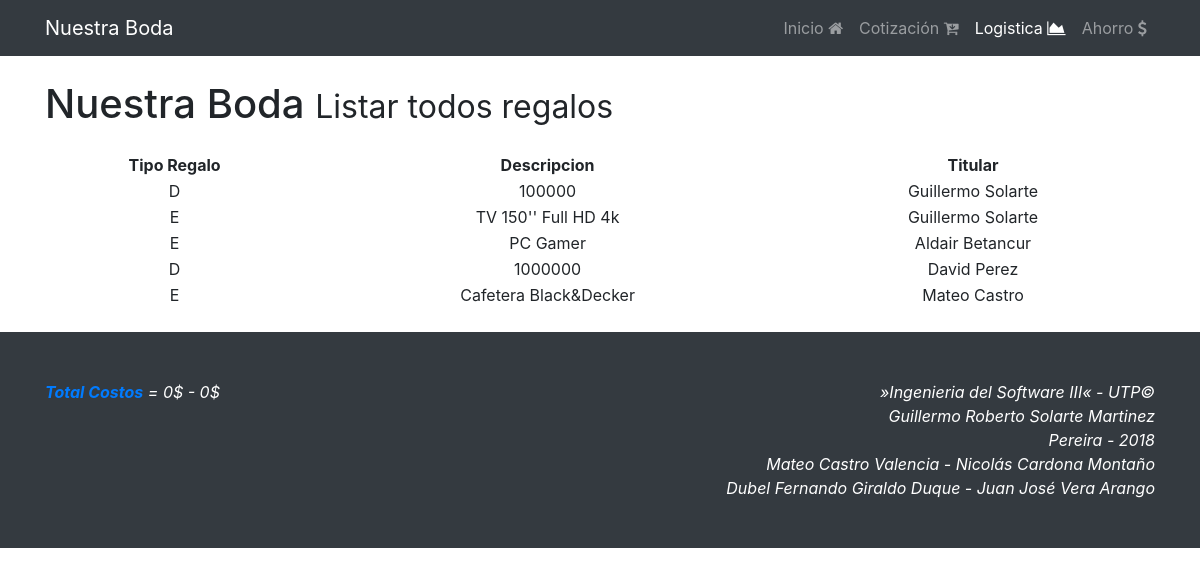
/logistica/listar_todos_regalos, run on an earlier commit of the app's database.
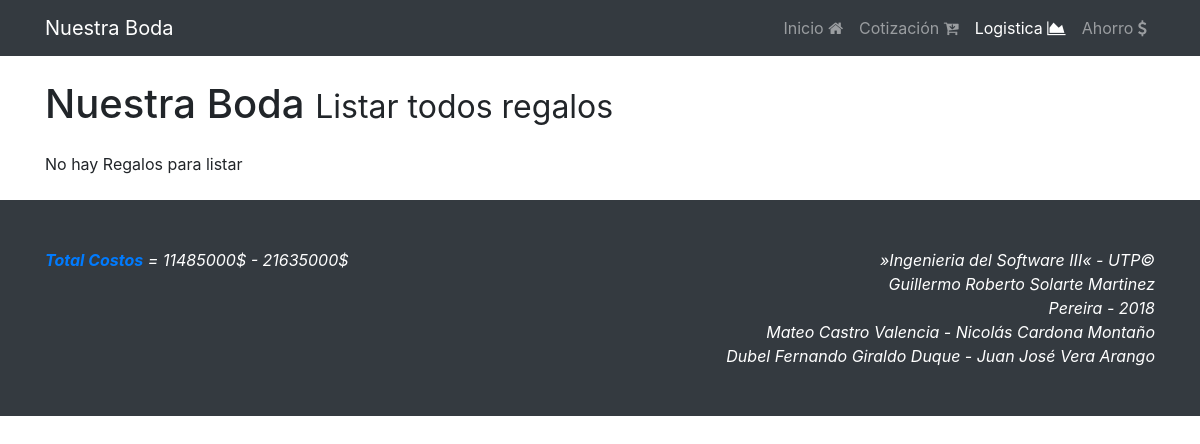
And on a later commit of the database.
### app/models.py (models this page shows, shortened)
class Regalo(models.Model):
	id = models.AutoField(primary_key=True)
	tipo = models.CharField(max_length=5)
	descripcion = models.CharField(max_length=100)
	titular = models.ManyToManyField("Invitado", related_name="user")

### app/views.py (the view)
# urls.py: path('logistica/listar_todos_regalos', views.listar_todos_regalos, name='listar_todos_regalos'),
def listar_todos_regalos(request):
	bodas = Boda.objects.all()
	if bodas:
		boda = Boda.objects.all()[0]
		costos = "{}$ - {}$".format(boda.costo_bajo, boda.costo_alto)
	else:
		costos = "No hay registro de boda"
	invitados = Invitado.objects.all()
	lista = []
	regalos = []
	for invitado in invitados:
		lista = list(Regalo.objects.all().filter(titular=invitado))
		for l in lista:
			regalo = {}
			regalo["tipo"] = l.tipo
			regalo["descripcion"] = l.descripcion
			regalo["titular"] = "{} {}".format(invitado.nombre, invitado.apellido)
			regalos.append(regalo)
	mode = True
	if not len(regalos):
		msg = "No hay Regalos para listar"
		mode = False
	else:
		msg = ""
	context = {
		'costos' : costos,
		'regalos' : regalos,
		'mode' : mode,
		'msg' : msg,
	}
	return render(request, 'listar_todos_regalos.html', context)

### templates/listar_todos_regalos.html (shortened to what this page needs)
{% extends "base.html" %}
{% load static %}
{% block active_log %}<li class="nav-item active">{% endblock %}
{% block jumbotrom %}Listar todos regalos{% endblock %}
{% block container %}
{{msg}}
	{% if mode %}
		<table style="width:100%" class="text-center">
	  	<tr>
		    <th>Tipo Regalo</th>
		    <th>Descripcion</th>
		    <th>Titular</th>
	  	</tr>
		{% for regalo in regalos %}
		<tr>
		    <td>{{regalo.tipo}}</td>
		    <td>{{regalo.descripcion}} </td>
		    <td>{{regalo.titular}}</td>
  		</tr>
  		{% endfor %}
  		</table>
	{% endif %}
{% endblock %}
{% block costos %}{{costos}}{% endblock %}

What changed in the data, as far as the page shows it:
removed Regalo: descripcion "100000"
removed Regalo: descripcion "TV 150'' Full HD 4k"
removed Regalo: descripcion "PC Gamer"
removed Regalo: descripcion "1000000"
removed Regalo: descripcion "Cafetera Black&Decker"
Also different on the page:
{{ msg }}: (not shown) → "No hay Regalos para listar"
{{ costos }}: "0$ - 0$" → "11485000$ - 21635000$"
text no longer shown: "Tipo Regalo Descripcion Titular"
list line gone: "D Guillermo Solarte"
list line gone: "E Guillermo Solarte"
list line gone: "E Aldair Betancur"
list line gone: "D David Perez"
list line gone: "E Mateo Castro"
